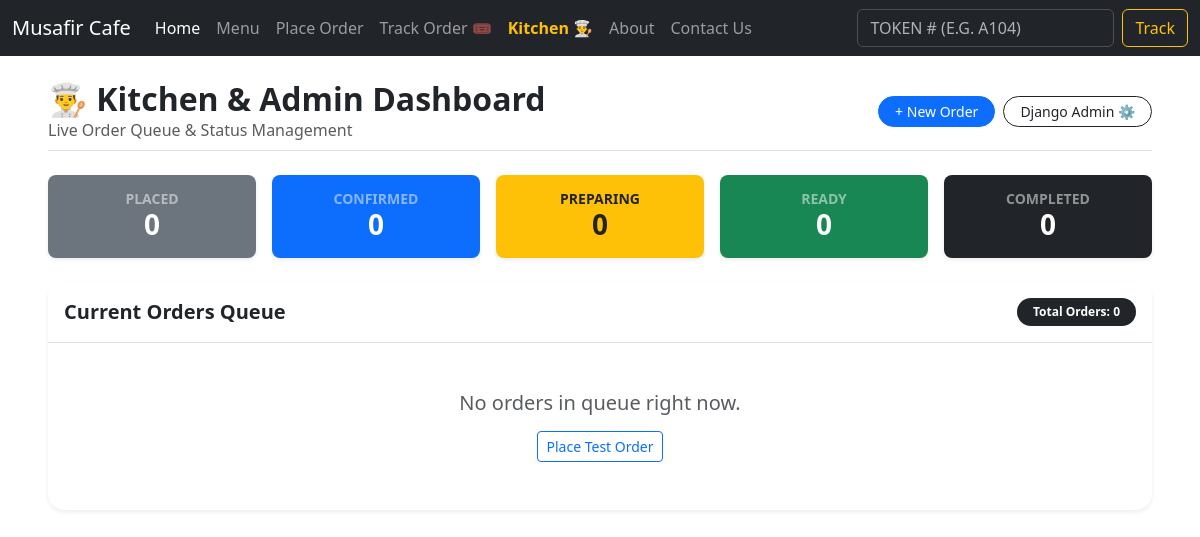
Before: /kitchen/ with the older database file.
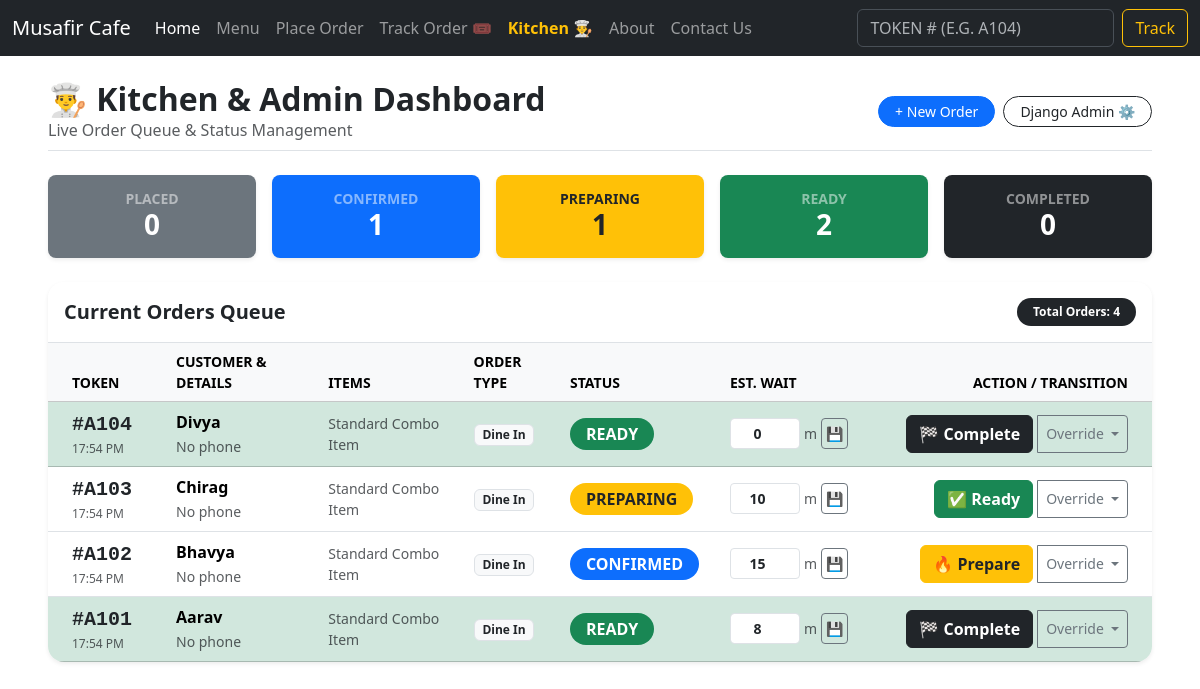
After: the same page with the newer database file.
### main/models.py (models this page shows, shortened)
class Order(models.Model):
    ORDER_TYPE_CHOICES = [
        ('dine_in', 'Dine In'),
        ('takeaway', 'Takeaway'),
        ('delivery', 'Delivery'),
    ]
    PAYMENT_METHOD_CHOICES = [
        ('gpay', 'GPay'),
        ('card', 'Debit/Credit Card'),
        ('cash', 'Cash'),
    ]
    PAYMENT_STATUS_CHOICES = [
        ('pending', 'Pending'),
        ('paid', 'Paid'),
        ('failed', 'Failed'),
    ]
    STATUS_CHOICES = [
        ('placed', 'Placed'),
        ('confirmed', 'Confirmed'),
        ('preparing', 'Preparing'),
        ('ready', 'Ready'),
        ('completed', 'Completed'),
        ('cancelled', 'Cancelled'),
    ]
    customer_name = models.CharField(max_length=150)
    customer_phone = models.CharField(max_length=20)
    customer_email = models.EmailField(blank=True, null=True)
    order_type = models.CharField(max_length=20, choices=ORDER_TYPE_CHOICES, default='dine_in')
    payment_method = models.CharField(max_length=20, choices=PAYMENT_METHOD_CHOICES, default='cash')
    payment_status = models.CharField(max_length=20, choices=PAYMENT_STATUS_CHOICES, default='pending')
    subtotal = models.DecimalField(max_digits=10, decimal_places=2, default=0.00)
    addon_total = models.DecimalField(max_digits=10, decimal_places=2, default=0.00)
    discount = models.DecimalField(max_digits=10, decimal_places=2, default=0.00)
    cod_charge = models.DecimalField(max_digits=10, decimal_places=2, default=0.00)
    total = models.DecimalField(max_digits=10, decimal_places=2, default=0.00)
    status = models.CharField(max_length=20, choices=STATUS_CHOICES, default='placed')
    token_number = models.CharField(max_length=20, unique=True, blank=True, null=True)
    estimated_wait_minutes = models.IntegerField(default=15)
    created_at = models.DateTimeField(auto_now_add=True)

### main/views.py (the view)
# urls.py: path("kitchen/", views.kitchen_dashboard, name="kitchen_dashboard"),
def kitchen_dashboard(request):
    orders = Order.objects.all().order_by('-created_at')
    active_orders = orders.exclude(status__in=['completed', 'cancelled'])
    placed_count = orders.filter(status='placed').count()
    confirmed_count = orders.filter(status='confirmed').count()
    preparing_count = orders.filter(status='preparing').count()
    ready_count = orders.filter(status='ready').count()
    completed_count = orders.filter(status='completed').count()
    return render(request, 'kitchen_dashboard.html', {
        'orders': orders,
        'active_orders': active_orders,
        'placed_count': placed_count,
        'confirmed_count': confirmed_count,
        'preparing_count': preparing_count,
        'ready_count': ready_count,
        'completed_count': completed_count,
        'status_choices': Order.STATUS_CHOICES,
    })

### template/kitchen_dashboard.html (shortened to what this page needs)
{% extends 'base.html' %}
{% block body %}
<div class="container-fluid py-4 px-md-5">
    <div class="d-flex flex-wrap justify-content-between align-items-center mb-4 pb-2 border-bottom">
        <div>
            <h2 class="fw-bold m-0 text-dark">👨‍🍳 Kitchen & Admin Dashboard</h2>
            <p class="text-muted m-0">Live Order Queue & Status Management</p>
        </div>
        <div class="d-flex gap-2 align-items-center">
            <a href="{% url 'place_order' %}" class="btn btn-sm btn-primary rounded-pill px-3">
                + New Order
            </a>
            <a href="{% url 'admin:index' %}" target="_blank" class="btn btn-sm btn-outline-dark rounded-pill px-3">
                Django Admin ⚙️
            </a>
        </div>
    </div>
    <div class="row g-3 mb-4">
        <div class="col-6 col-md">
            <div class="card border-0 shadow-sm rounded-3 bg-secondary text-white">
                <div class="card-body py-3 text-center">
                    <h6 class="text-uppercase small fw-bold text-white-50 m-0">Placed</h6>
                    <h3 class="fw-bolder m-0">{{ placed_count }}</h3>
                </div>
            </div>
        </div>
        <div class="col-6 col-md">
            <div class="card border-0 shadow-sm rounded-3 bg-primary text-white">
                <div class="card-body py-3 text-center">
                    <h6 class="text-uppercase small fw-bold text-white-50 m-0">Confirmed</h6>
                    <h3 class="fw-bolder m-0">{{ confirmed_count }}</h3>
                </div>
            </div>
        </div>
        <div class="col-6 col-md">
            <div class="card border-0 shadow-sm rounded-3 bg-warning text-dark">
                <div class="card-body py-3 text-center">
                    <h6 class="text-uppercase small fw-bold text-dark-50 m-0">Preparing</h6>
                    <h3 class="fw-bolder m-0">{{ preparing_count }}</h3>
                </div>
            </div>
        </div>
        <div class="col-6 col-md">
            <div class="card border-0 shadow-sm rounded-3 bg-success text-white">
                <div class="card-body py-3 text-center">
                    <h6 class="text-uppercase small fw-bold text-white-50 m-0">Ready</h6>
                    <h3 class="fw-bolder m-0">{{ ready_count }}</h3>
                </div>
            </div>
        </div>
        <div class="col-6 col-md">
            <div class="card border-0 shadow-sm rounded-3 bg-dark text-white">
                <div class="card-body py-3 text-center">
                    <h6 class="text-uppercase small fw-bold text-white-50 m-0">Completed</h6>
                    <h3 class="fw-bolder m-0">{{ completed_count }}</h3>
                </div>
            </div>
        </div>
    </div>
    <div class="card border-0 shadow-sm rounded-4 overflow-hidden">
        <div class="card-header bg-white py-3 border-bottom d-flex justify-content-between align-items-center">
            <h5 class="fw-bold m-0">Current Orders Queue</h5>
            <span class="badge bg-dark rounded-pill px-3 py-2">Total Orders: {{ orders|length }}</span>
        </div>
        <div class="card-body p-0">
            {% if orders %}
            <div class="table-responsive">
                <table class="table table-hover align-middle mb-0">
                    <thead class="table-light text-uppercase small text-muted">
                        <tr>
                            <th class="ps-4" style="width: 120px;">Token</th>
                            <th>Customer & Details</th>
                            <th>Items</th>
                            <th>Order Type</th>
                            <th style="width: 160px;">Status</th>
                            <th style="width: 150px;">Est. Wait</th>
                            <th class="pe-4 text-end" style="width: 280px;">Action / Transition</th>
                        </tr>
                    </thead>
                    <tbody>
                        {% for order in orders %}
                        <tr class="{% if order.status == 'ready' %}table-success{% elif order.status == 'completed' %}opacity-75{% endif %}">
                            <td class="ps-4">
                                <a href="{% url 'order_tracking' token=order.token_number %}"
                                   class="font-monospace fw-bolder fs-5 text-decoration-none text-dark d-block">
                                    #{{ order.token_number }}
                                </a>
                                <small class="text-muted d-block" style="font-size: 0.75rem;">{{ order.created_at|date:"H:i A" }}</small>
                            </td>
                            <td>
                                <strong class="d-block">{{ order.customer_name }}</strong>
                                <small class="text-muted">{{ order.customer_phone|default:"No phone" }}</small>
                            </td>
                            <td>
                                <ul class="list-unstyled m-0 small">
                                    {% for item in order.items.all %}
                                    <li><span class="badge bg-secondary me-1">{{ item.quantity }}x</span> {{ item.menu_item.name }}</li>
                                    {% empty %}
                                    <li class="text-muted">Standard Combo Item</li>
                                    {% endfor %}
                                </ul>
                            </td>
                            <td>
                                <span class="badge bg-light text-dark border text-capitalize">
                                    {{ order.get_order_type_display }}
                                </span>
                            </td>
                            <td>
                                <span class="badge rounded-pill text-uppercase px-3 py-2 fs-6
                                      {% if order.status == 'placed' %}bg-secondary
                                      {% elif order.status == 'confirmed' %}bg-primary
                                      {% elif order.status == 'preparing' %}bg-warning text-dark
                                      {% elif order.status == 'ready' %}bg-success
                                      {% elif order.status == 'completed' %}bg-dark
                                      {% else %}bg-danger{% endif %}">
                                    {{ order.get_status_display }}
                                </span>
                            </td>
                            <td>
                                <form action="{% url 'update_order_status' token=order.token_number %}" method="POST" class="d-flex align-items-center gap-1">
                                    <input type="number" name="estimated_wait_minutes" value="{{ order.estimated_wait_minutes }}"
                                           class="form-control form-control-sm text-center fw-bold" style="width: 70px;" min="0">
                                    <span class="small text-muted">m</span>
                                    <button type="submit" class="btn btn-sm btn-outline-secondary p-1" title="Save wait time">💾</button>
                                </form>
                            </td>
                            <td class="pe-4 text-end">
                                <div class="btn-group btn-group-sm" role="group">
                                    {% if order.status == 'placed' %}
                                    <form action="{% url 'update_order_status' token=order.token_number %}" method="POST" class="d-inline">
                                        {% csrf_token %}
                                        <input type="hidden" name="status" value="confirmed">
                                        <button type="submit" class="btn btn-primary font-sans-serif fw-bold">
                                            ➡️ Confirm
                                        </button>
                                    </form>
                                    {% elif order.status == 'confirmed' %}
                                    <form action="{% url 'update_order_status' token=order.token_number %}" method="POST" class="d-inline">
                                        <button type="submit" class="btn btn-warning text-dark font-sans-serif fw-bold">
                                            🔥 Prepare
                                        </button>
                                    </form>
                                    {% elif order.status == 'preparing' %}
                                    <form action="{% url 'update_order_status' token=order.token_number %}" method="POST" class="d-inline">
                                        <button type="submit" class="btn btn-success font-sans-serif fw-bold">
                                            ✅ Ready
                                        </button>
                                    </form>
                                    {% elif order.status == 'ready' %}
                                    <form action="{% url 'update_order_status' token=order.token_number %}" method="POST" class="d-inline">
                                        <button type="submit" class="btn btn-dark font-sans-serif fw-bold">
                                            🏁 Complete
                                        </button>
                                    </form>
                                    {% else %}
                                    <span class="text-muted small">Done</span>
                                    {% endif %}
                                    <button class="btn btn-outline-secondary dropdown-toggle ms-1" type="button" data-bs-toggle="dropdown" aria-expanded="false">
                                        Override
                                    </button>
                                </div>
                            </td>
                        </tr>
                        {% endfor %}
                    </tbody>
                </table>
            </div>
            {% else %}
            <div class="text-center py-5">
                <h5 class="text-muted">No orders in queue right now.</h5>
                <a href="{% url 'place_order' %}" class="btn btn-sm btn-outline-primary mt-2">Place Test Order</a>
            </div>
            {% endif %}
        </div>
    </div>
</div>
{% endblock body %}

### template/base.html (shortened to what this page needs)
<!DOCTYPE html>
<html lang="en">
<head>
    <link href="https://cdn.jsdelivr.net/npm/bootstrap@5.3.3/dist/css/bootstrap.min.css" rel="stylesheet"
>
</head>
<body>
    <nav class="navbar navbar-expand-lg bg-dark" data-bs-theme="dark">
        <div class="container-fluid">
            <a class="navbar-brand" href="#">Musafir Cafe</a>
            <div class="collapse navbar-collapse" id="navbarSupportedContent">
                <ul class="navbar-nav me-auto mb-2 mb-lg-0">
                    <li class="nav-item">
                        <a class="nav-link active" aria-current="page" href="/">Home</a>
                    </li>
                    <li class="nav-item">
                        <a class="nav-link" href="/menu">Menu</a>
                    </li>
                    <li class="nav-item">
                        <a class="nav-link" href="/place-order/">Place Order</a>
                    </li>
                    <li class="nav-item">
                        <a class="nav-link" href="/order/">Track Order 🎟️</a>
                    </li>
                    <li class="nav-item">
                        <a class="nav-link text-warning fw-semibold" href="/kitchen/">Kitchen 👨‍🍳</a>
                    </li>
                    <li class="nav-item">
                        <a class="nav-link" href="/about">About</a>
                    </li>
                    <li class="nav-item">
                        <a class="nav-link" href="/contact">Contact Us</a>
                    </li>
                </ul>
                <form class="d-flex" action="{% url 'order_lookup' %}" method="POST" role="search">
                    <input class="form-control me-2 text-uppercase" type="search" name="token" placeholder="Token # (e.g. A104)" aria-label="Track Token" required />
                    <button class="btn btn-outline-warning" type="submit">Track</button>
                </form>
            </div>
        </div>
    </nav>
    {% block body %}
    {% endblock body %}
</body>
</html>

Changed rows visible on the page:
added Order: token_number "A104", created_at "17:54 PM", customer_name "Divya", customer_phone "No phone", order_type "Dine In", status "READY", estimated_wait_minutes "0", shows "🏁 Complete"
added Order: token_number "A103", created_at "17:54 PM", customer_name "Chirag", customer_phone "No phone", order_type "Dine In", status "PREPARING", estimated_wait_minutes "10", shows "✅ Ready"
added Order: token_number "A102", created_at "17:54 PM", customer_name "Bhavya", customer_phone "No phone", order_type "Dine In", status "CONFIRMED", estimated_wait_minutes "15", shows "🔥 Prepare"
added Order: token_number "A101", created_at "17:54 PM", customer_name "Aarav", customer_phone "No phone", order_type "Dine In", status "READY", estimated_wait_minutes "8", shows "🏁 Complete"
Other visible differences:
{{ confirmed_count }}: "0" → "1"
{{ preparing_count }}: "0" → "1"
{{ ready_count }}: "0" → "2"
{{ orders|length }}: "0" → "4"
text no longer shown: "No orders in queue right now. Place Test Order"
text now shown: "TOKEN CUSTOMER & DETAILS ITEMS ORDER TYPE STATUS EST. WAIT ACTION / TRANSITION"
